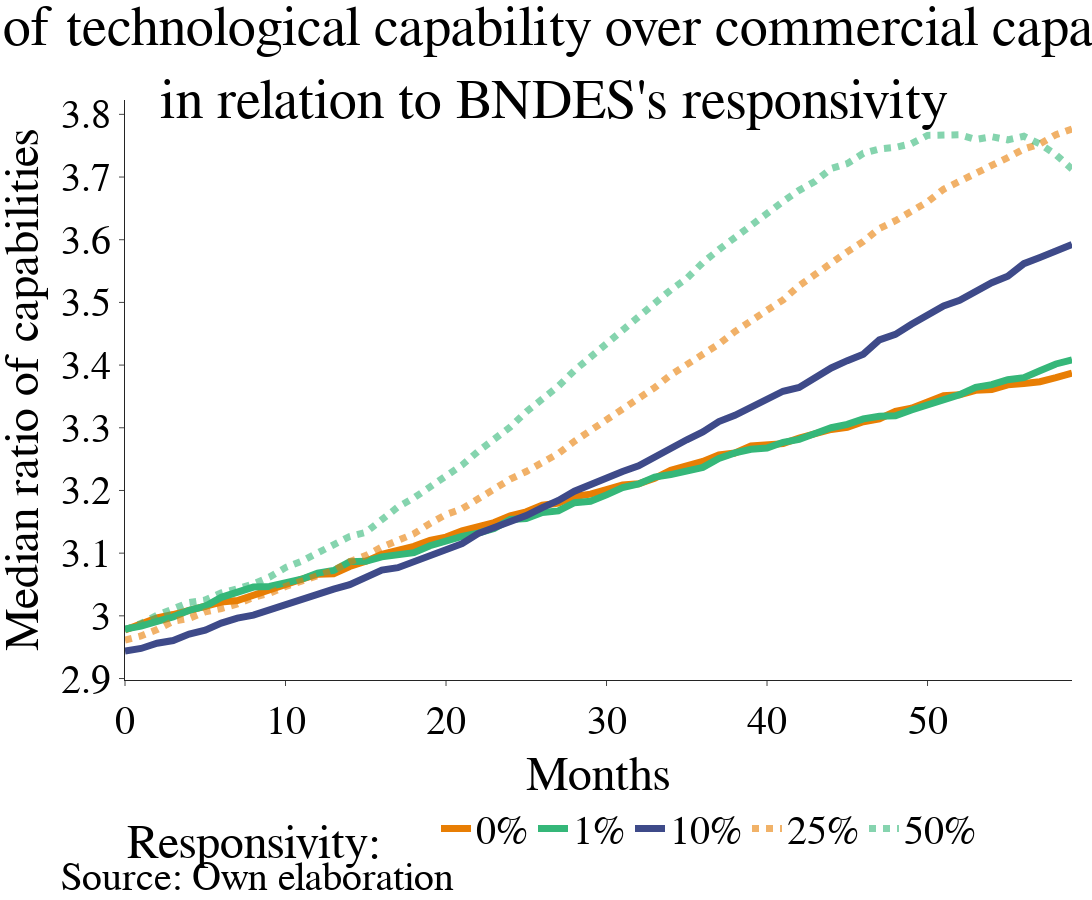

The cell this chart's notebook holds for it:
### Code cell
dataFrame0 = endDF.loc[endDF['rs_t'] == 0].groupby(['time_t'], as_index=False).median()
x_variable_to_show0 = "tc_t"
y_variable_to_show0 = 'cc_t'

dataFrame1 = endDF.loc[endDF['rs_t'] == 0.01].groupby(['time_t'], as_index=False).median()
x_variable_to_show1 = "tc_t"
y_variable_to_show1 = 'cc_t'

dataFrame2 = endDF.loc[endDF['rs_t'] == 0.1].groupby(['time_t'], as_index=False).median()
x_variable_to_show2 = "tc_t"
y_variable_to_show2 = 'cc_t'

dataFrame3 = endDF.loc[endDF['rs_t'] == 0.25].groupby(['time_t'], as_index=False).median()
x_variable_to_show3 = 'tc_t'
y_variable_to_show3 = 'cc_t'

dataFrame4 = endDF.loc[endDF['rs_t'] == 0.5].groupby(['time_t'], as_index=False).median()
x_variable_to_show4 = 'tc_t'
y_variable_to_show4 = 'cc_t'


fig = go.Figure(go.Scatter(x= list(range(60)),
                           y = dataFrame0[x_variable_to_show0]/dataFrame0[y_variable_to_show0],
                           line=dict(color='rgba(232,126,4,1)',width=7),name='0%'))

fig.add_trace(go.Scatter(x= list(range(60)),
                           y = dataFrame1[x_variable_to_show0]/dataFrame1[y_variable_to_show0],
                           line=dict(color='rgba(53,183,121,1)',width=7),
                          name='1%'))
              
fig.add_trace(go.Scatter(x= list(range(60)),
                           y = dataFrame2[x_variable_to_show0]/dataFrame2[y_variable_to_show0],
                           line=dict(color='rgba(62,74,137,1)',width=7),
                          name='10%'))
fig.add_trace(go.Scatter(x= list(range(60)),
                           y = dataFrame3[x_variable_to_show0]/dataFrame3[y_variable_to_show0],
                           line=dict(color='rgba(232,126,4,0.6)',width=7, dash='dot'),
                          name='25%'))
fig.add_trace(go.Scatter(x= list(range(60)),
                           y = dataFrame4[x_variable_to_show0]/dataFrame4[y_variable_to_show0],
                           line=dict(color='rgba(53,183,121,0.6)',width=7, dash='dot'),
                          name='50%'))


fig.update_yaxes(automargin=True)
fig.update_xaxes(automargin=True)
fig.update_layout(template="simple_white",
                 xaxis_title='Months',
                 yaxis_title='Median ratio of capabilities')
fig.update_layout(margin=dict(t=100, l=60, r=20, b=220))

fig.update_layout(legend=dict(
    y=-0.2,
    orientation="h",
))

fig.update_layout(
    title={
        'text': 'Ratio of technological capability over commercial capability <br> in relation to BNDES\'s responsivity',
        'y':0.95,
        'x':0.5,
        'xanchor': 'center',
        'yanchor': 'top'})

fig.update_layout(
    annotations=[
        dict(
            x=-0.07,
            y=-0.38,
            showarrow=False,
            text="Source: Own elaboration",
            xref="paper",
            yref="paper"
        )])

fig.update_layout(legend_title_text='Responsivity:    ',autosize=False,width=1600,height=900,font=dict(family='Calibri', size=40,
                                                                                                       color='Black'))
fig.write_image("tc-cc_(fo show).png")
fig.show()

### Figure 1 — Plotly figure (JSON) as saved in the notebook; plotly's stock layout.template omitted (floating-point values rounded to 4 significant figures)
{"data": [{"line": {"color": "rgba(232,126,4,1)", "width": 7}, "name": "0%", "type": "scatter", "x": [0, 1, 2, 3, 4, 5, 6, 7, 8, 9, 10, 11, 12, 13, 14, 15, 16, 17, 18, 19, 20, 21, 22, 23, 24, 25, 26, 27, 28, 29, 30, 31, 32, 33, 34, 35, 36, 37, 38, 39, 40, 41, 42, 43, 44, 45, 46, 47, 48, 49, 50, 51, 52, 53, 54, 55, 56, 57, 58, 59], "y": [2.978, 2.988, 2.997, 3.002, 3.008, 3.016, 3.022, 3.024, 3.032, 3.04, 3.048, 3.058, 3.066, 3.067, 3.079, 3.087, 3.098, 3.103, 3.111, 3.12, 3.126, 3.136, 3.143, 3.149, 3.16, 3.166, 3.176, 3.18, 3.19, 3.194, 3.202, 3.209, 3.211, 3.219, 3.232, 3.238, 3.246, 3.257, 3.26, 3.271, 3.272, 3.275, 3.284, 3.291, 3.297, 3.301, 3.31, 3.314, 3.326, 3.331, 3.342, 3.351, 3.353, 3.36, 3.361, 3.369, 3.371, 3.373, 3.38, 3.387]}, {"line": {"color": "rgba(53,183,121,1)", "width": 7}, "name": "1%", "type": "scatter", "x": [0, 1, 2, 3, 4, 5, 6, 7, 8, 9, 10, 11, 12, 13, 14, 15, 16, 17, 18, 19, 20, 21, 22, 23, 24, 25, 26, 27, 28, 29, 30, 31, 32, 33, 34, 35, 36, 37, 38, 39, 40, 41, 42, 43, 44, 45, 46, 47, 48, 49, 50, 51, 52, 53, 54, 55, 56, 57, 58, 59], "y": [2.979, 2.984, 2.991, 2.998, 3.009, 3.015, 3.029, 3.038, 3.046, 3.047, 3.052, 3.058, 3.068, 3.072, 3.087, 3.087, 3.094, 3.097, 3.101, 3.112, 3.12, 3.127, 3.132, 3.139, 3.154, 3.155, 3.165, 3.167, 3.18, 3.183, 3.193, 3.205, 3.21, 3.221, 3.225, 3.232, 3.237, 3.251, 3.26, 3.266, 3.268, 3.277, 3.282, 3.291, 3.3, 3.305, 3.314, 3.318, 3.319, 3.328, 3.336, 3.343, 3.353, 3.365, 3.369, 3.377, 3.38, 3.391, 3.402, 3.409]}, {"line": {"color": "rgba(62,74,137,1)", "width": 7}, "name": "10%", "type": "scatter", "x": [0, 1, 2, 3, 4, 5, 6, 7, 8, 9, 10, 11, 12, 13, 14, 15, 16, 17, 18, 19, 20, 21, 22, 23, 24, 25, 26, 27, 28, 29, 30, 31, 32, 33, 34, 35, 36, 37, 38, 39, 40, 41, 42, 43, 44, 45, 46, 47, 48, 49, 50, 51, 52, 53, 54, 55, 56, 57, 58, 59], "y": [2.944, 2.948, 2.956, 2.961, 2.971, 2.977, 2.988, 2.996, 3.001, 3.01, 3.016, 3.025, 3.033, 3.043, 3.05, 3.061, 3.073, 3.077, 3.086, 3.095, 3.106, 3.115, 3.131, 3.14, 3.149, 3.16, 3.173, 3.184, 3.199, 3.21, 3.221, 3.23, 3.239, 3.254, 3.269, 3.281, 3.293, 3.31, 3.32, 3.333, 3.346, 3.358, 3.364, 3.381, 3.395, 3.407, 3.417, 3.44, 3.449, 3.465, 3.478, 3.494, 3.503, 3.518, 3.531, 3.542, 3.562, 3.572, 3.581, 3.593]}, {"line": {"color": "rgba(232,126,4,0.6)", "dash": "dot", "width": 7}, "name": "25%", "type": "scatter", "x": [0, 1, 2, 3, 4, 5, 6, 7, 8, 9, 10, 11, 12, 13, 14, 15, 16, 17, 18, 19, 20, 21, 22, 23, 24, 25, 26, 27, 28, 29, 30, 31, 32, 33, 34, 35, 36, 37, 38, 39, 40, 41, 42, 43, 44, 45, 46, 47, 48, 49, 50, 51, 52, 53, 54, 55, 56, 57, 58, 59], "y": [2.961, 2.968, 2.978, 2.991, 2.996, 3.006, 3.012, 3.019, 3.03, 3.036, 3.047, 3.055, 3.065, 3.073, 3.086, 3.096, 3.11, 3.119, 3.131, 3.147, 3.162, 3.171, 3.187, 3.203, 3.218, 3.23, 3.244, 3.259, 3.278, 3.295, 3.311, 3.33, 3.347, 3.364, 3.384, 3.4, 3.419, 3.434, 3.453, 3.472, 3.487, 3.504, 3.527, 3.545, 3.564, 3.581, 3.597, 3.618, 3.63, 3.644, 3.66, 3.681, 3.692, 3.707, 3.719, 3.731, 3.745, 3.753, 3.768, 3.777]}, {"line": {"color": "rgba(53,183,121,0.6)", "dash": "dot", "width": 7}, "name": "50%", "type": "scatter", "x": [0, 1, 2, 3, 4, 5, 6, 7, 8, 9, 10, 11, 12, 13, 14, 15, 16, 17, 18, 19, 20, 21, 22, 23, 24, 25, 26, 27, 28, 29, 30, 31, 32, 33, 34, 35, 36, 37, 38, 39, 40, 41, 42, 43, 44, 45, 46, 47, 48, 49, 50, 51, 52, 53, 54, 55, 56, 57, 58, 59], "y": [2.978, 2.988, 3.001, 3.013, 3.021, 3.025, 3.037, 3.043, 3.051, 3.062, 3.077, 3.087, 3.1, 3.113, 3.127, 3.133, 3.155, 3.173, 3.188, 3.206, 3.224, 3.24, 3.262, 3.281, 3.301, 3.325, 3.347, 3.366, 3.391, 3.413, 3.436, 3.456, 3.476, 3.5, 3.52, 3.538, 3.564, 3.584, 3.604, 3.624, 3.643, 3.661, 3.679, 3.693, 3.714, 3.721, 3.738, 3.745, 3.747, 3.753, 3.766, 3.768, 3.767, 3.76, 3.764, 3.759, 3.765, 3.753, 3.736, 3.713]}], "layout": {"annotations": [{"showarrow": false, "text": "Source: Own elaboration", "x": -0.07, "xref": "paper", "y": -0.38, "yref": "paper"}], "autosize": false, "font": {"color": "Black", "family": "Calibri", "size": 40}, "height": 900, "legend": {"orientation": "h", "title": {"text": "Responsivity:    "}, "x": 0, "y": -0.2}, "margin": {"b": 220, "l": 60, "r": 20, "t": 100}, "title": {"text": "Ratio of technological capability over commercial capability <br> in relation to BNDES's responsivity", "x": 0.5, "xanchor": "center", "y": 0.95, "yanchor": "top"}, "width": 1600, "xaxis": {"automargin": true, "autorange": true, "range": [0, 59], "title": {"text": "Months"}, "type": "linear"}, "yaxis": {"automargin": true, "autorange": true, "range": [2.898, 3.823], "title": {"text": "Median ratio of capabilities"}, "type": "linear"}}}
